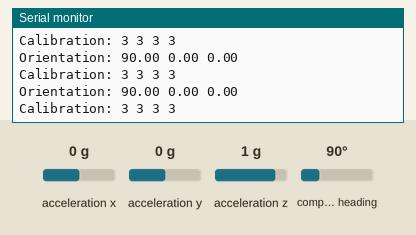
Simulated run of this sketch. Board: Arduino Uno, built with avr-gcc and run on an emulated ATmega328P. Shown: the last lines printed to the serial monitor. The test bench sets the inputs (shaded band); at power-on: acceleration x 0 g, acceleration y 0 g, acceleration z 1 g, compass heading 90°.

Above: at 8.7 s.
8.8 s: acceleration x set to -1.4 g
At 8.97 s:
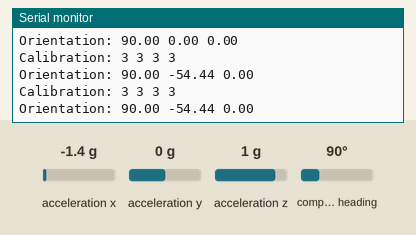
10.3 s: acceleration y set to -1.4 g
At 10.32 s:
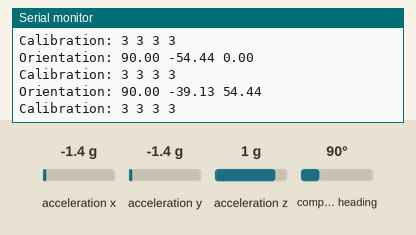
11.8 s: acceleration z set to -1.4 g
At 11.87 s:
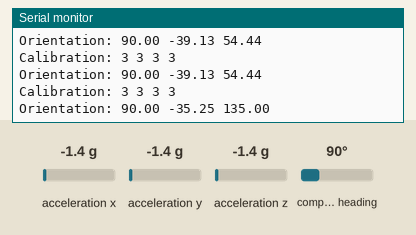
13.3 s: compass heading set to 7°
At 13.32 s:
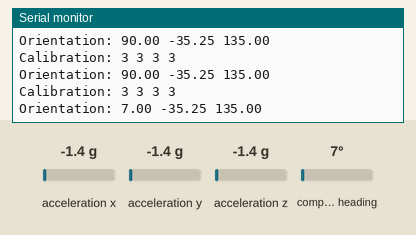
Timing chart, 0 to 15.8 s (numbered marks = the images above; inputs shaded):
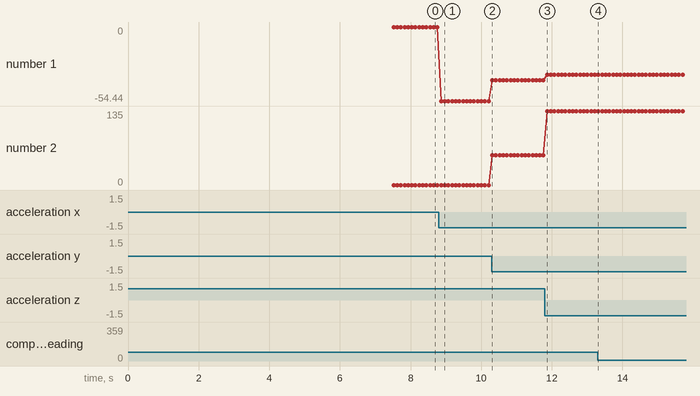

Measured:
- after the input at 8.8 s, the serial monitor: prints a new line after 0.06 s (image 1)
- after the input at 10.3 s, the serial monitor: prints a new line at once (image 2)
- after the input at 11.8 s, the serial monitor: prints a new line after 0.07 s (image 3)
- after the input at 13.3 s, the serial monitor: prints a new line at once (image 4)
- plotted number 1: 0 → -54.44 after the input at 8.8 s, -54.44 → -39.13 after the input at 10.3 s, -39.13 → -35.25 after the input at 11.8 s
- plotted number 2: 0 → 54.44 after the input at 10.3 s, 54.44 → 135 after the input at 11.8 s

The sketch:

bunnyMicro.ino
```cpp
#include <Wire.h>
#include <Adafruit_Sensor.h>
#include <Adafruit_BNO055.h>
#include <utility/imumaths.h>

/* This driver uses the Adafruit unified sensor library (Adafruit_Sensor),
   which provides a common 'type' for sensor data and some helper functions.

   To use this driver you will also need to download the Adafruit_Sensor
   library and include it in your libraries folder.

   You should also assign a unique ID to this sensor for use with
   the Adafruit Sensor API so that you can identify this particular
   sensor in any data logs, etc.  To assign a unique ID, simply
   provide an appropriate value in the constructor below (12345
   is used by default in this example).

   Connections
   ===========
   Connect SCL to analog 5
   Connect SDA to analog 4
   Connect VDD to 3.3-5V DC
   Connect GROUND to common ground

   History
   =======
   2015/MAR/03  - First release (KTOWN)
*/

/* Set the delay between fresh samples */
#define BNO055_SAMPLERATE_DELAY_MS (100)

Adafruit_BNO055 bno = Adafruit_BNO055(55);

/**************************************************************************/
/*
    Displays some basic information on this sensor from the unified
    sensor API sensor_t type (see Adafruit_Sensor for more information)
*/
/**************************************************************************/
void displaySensorDetails(void)
{
  sensor_t sensor;
  bno.getSensor(&sensor);
  Serial.println("------------------------------------");
  Serial.print  ("Sensor:       "); Serial.println(sensor.name);
  Serial.print  ("Driver Ver:   "); Serial.println(sensor.version);
  Serial.print  ("Unique ID:    "); Serial.println(sensor.sensor_id);
  Serial.print  ("Max Value:    "); Serial.print(sensor.max_value); Serial.println(" xxx");
  Serial.print  ("Min Value:    "); Serial.print(sensor.min_value); Serial.println(" xxx");
  Serial.print  ("Resolution:   "); Serial.print(sensor.resolution); Serial.println(" xxx");
  Serial.println("------------------------------------");
  Serial.println("");
  delay(500);
}

/**************************************************************************/
/*
    Arduino setup function (automatically called at startup)
*/
/**************************************************************************/
void setup(void)
{
  Serial.begin(115200);
  while (!Serial) {
    ; // wait for serial port to connect. Needed for Leonardo only
  }

  Serial.println("Orientation Sensor Test"); Serial.println("");

  /* Initialise the sensor */
  if (!bno.begin())
  {
    /* There was a problem detecting the BNO055 ... check your connections */
    Serial.print("Ooops, no BNO055 detected ... Check your wiring or I2C ADDR!");
    while (1);
  }


  delay(1000);


  /* Use external crystal for better accuracy */
  bno.setExtCrystalUse(true);

  /* Display some basic information on this sensor */
  displaySensorDetails();

  scannerI2C();
  delay(1000);
}

/**************************************************************************/
/*
    Arduino loop function, called once 'setup' is complete (your own code
    should go here)
*/
/**************************************************************************/
void loop(void)
{
  /* Get a new sensor event */
  sensors_event_t event;
  bno.getEvent(&event);

  /* Board layout:
         +----------+
         |         *| RST   PITCH  ROLL  HEADING
     ADR |*        *| SCL
     INT |*        *| SDA     ^            /->
     PS1 |*        *| GND     |            |
     PS0 |*        *| 3VO     Y    Z-->    \-X
         |         *| VIN
         +----------+
  */

  /* The processing sketch expects data as roll, pitch, heading */
  Serial.print(F("Orientation: "));
  Serial.print((float)event.orientation.x);
  Serial.print(F(" "));
  Serial.print((float)event.orientation.y);
  Serial.print(F(" "));
  Serial.print((float)event.orientation.z);
  Serial.println(F(""));

  /* Also send calibration data for each sensor. */
  uint8_t sys, gyro, accel, mag = 0;
  bno.getCalibration(&sys, &gyro, &accel, &mag);
  Serial.print(F("Calibration: "));
  Serial.print(sys, DEC);
  Serial.print(F(" "));
  Serial.print(gyro, DEC);
  Serial.print(F(" "));
  Serial.print(accel, DEC);
  Serial.print(F(" "));
  Serial.println(mag, DEC);

  delay(BNO055_SAMPLERATE_DELAY_MS);
}

void scannerI2C() {
  byte error, address;
  int nDevices;

  Serial.println("Scanning...");

  nDevices = 0;
  for (address = 1; address < 127; address++ )
  {
    // The i2c_scanner uses the return value of
    // the Write.endTransmisstion to see if
    // a device did acknowledge to the address.
    Wire.beginTransmission(address);
    error = Wire.endTransmission();

    if (error == 0)
    {
      Serial.print("I2C device found at address 0x");
      if (address < 16)
        Serial.print("0");
      Serial.print(address, HEX);
      Serial.println("  !");

      nDevices++;
    }
    else if (error == 4)
    {
      Serial.print("Unknown error at address 0x");
      if (address < 16)
        Serial.print("0");
      Serial.println(address, HEX);
    }
  }
  if (nDevices == 0)
    Serial.println("No I2C devices found\n");
  else
    Serial.println("done\n");

  delay(5000);
}
```
